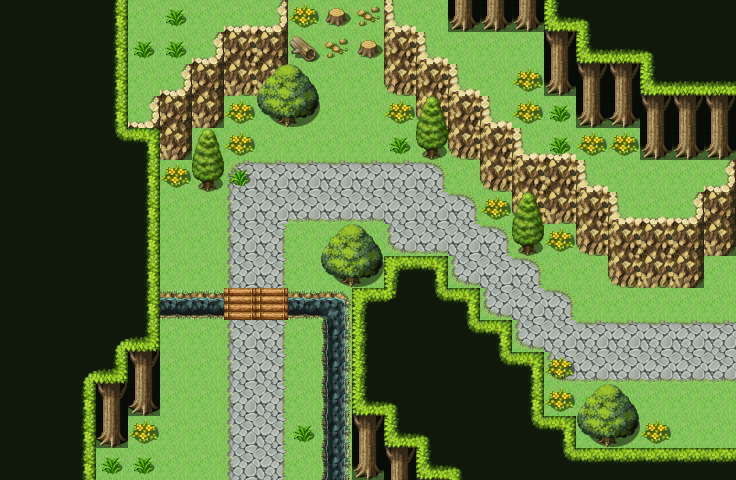

A level layout from a 2D game, rendered from its tile map. Below: a short description, then the map file with tile-grid data replaced by summaries:
An orthogonal 23x15 tile map with 32x32 px tiles, 2 tile layers (bg, ft) and 11 objects (0, 1, 2, 3, 4, ...).

<map version="1.0" orientation="orthogonal" width="23" height="15" tilewidth="32" tileheight="32">
 <tileset firstgid="1" name="tiles_1" tilewidth="32" tileheight="32">
  <image source="tiles_1.png" width="832" height="192" />
  <tile id="30">
   <properties>
    <property name="canTouch" value="1" />
   </properties>
  </tile>
  <tile id="133">
   <properties>
    <property name="canTouch" value="1" />
   </properties>
  </tile>
 </tileset>
 <layer name="bg" width="23" height="15">
  <data>[345 cells, 345 non-empty, 41 distinct tile ids]</data>
 </layer>
 <layer name="ft" width="23" height="15">
  <data>[345 cells, 50 non-empty, 12 distinct tile ids]</data>
 </layer>
 <objectgroup name="obj" width="23" height="15">
  <object name="0" x="256" y="480" />
  <object name="1" x="256" y="320" />
  <object name="2" x="256" y="224" />
  <object name="3" x="288" y="192" />
  <object name="4" x="416" y="192" />
  <object name="5" x="416" y="224" />
  <object name="6" x="480" y="256" />
  <object name="7" x="512" y="288" />
  <object name="8" x="544" y="320" />
  <object name="9" x="576" y="352" />
  <object name="10" x="736" y="352" />
 </objectgroup>
</map>